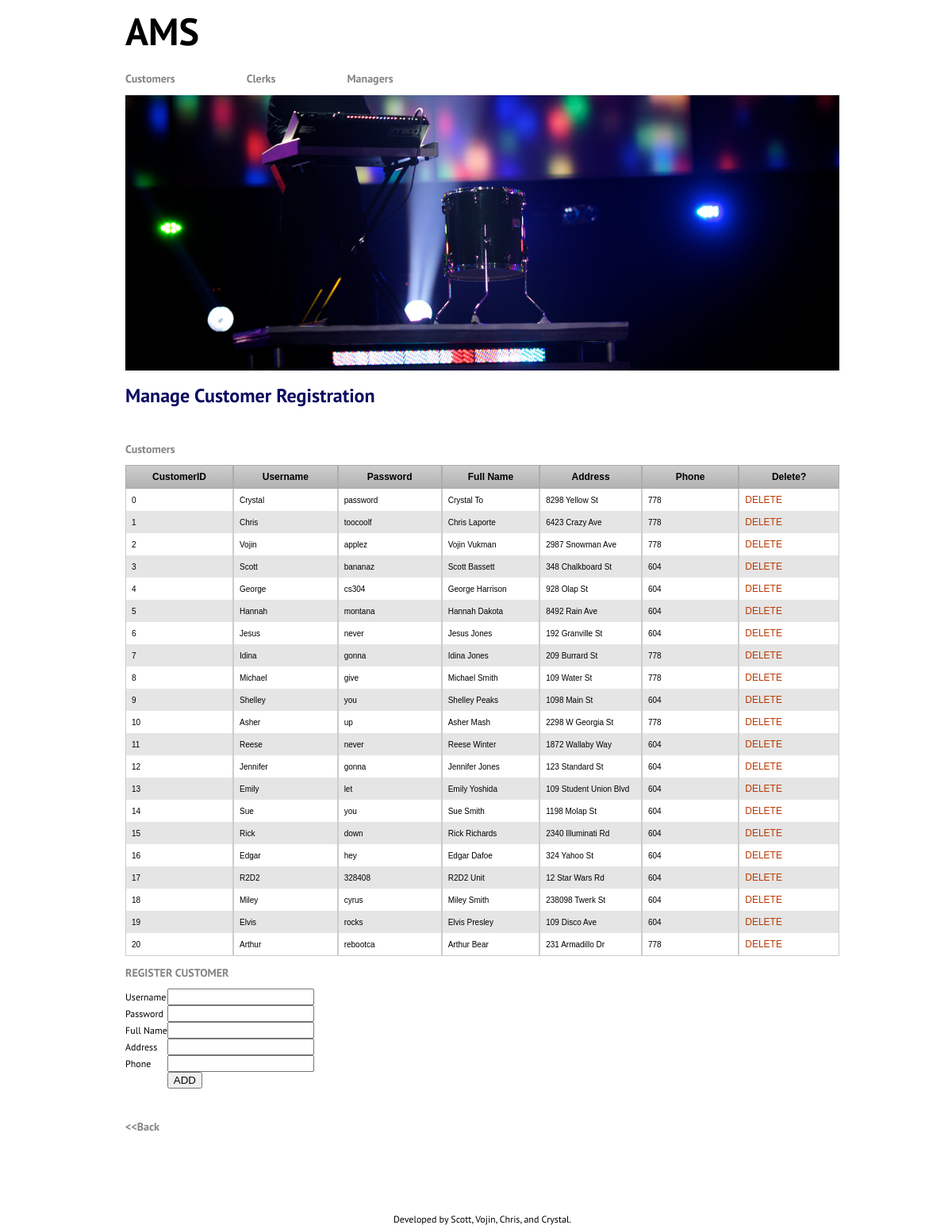
/manager/registration.php, run on an earlier commit of the app's database.
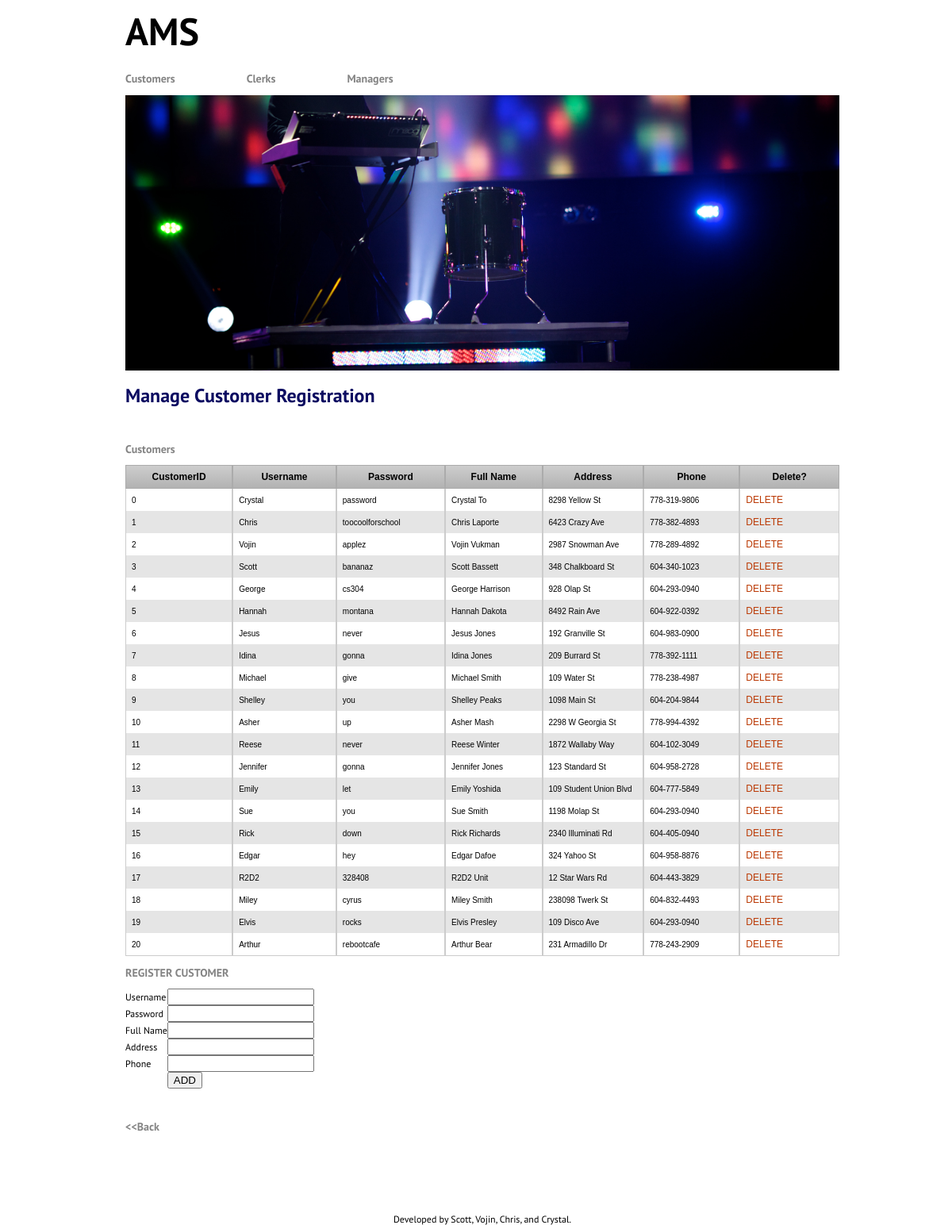
And on a later commit of the database.
### tables this page shows
CREATE TABLE Customer(
cid int, 
c_password varchar(20),
cname varchar(20),
address varchar(30), 
phone varchar(12),
PRIMARY KEY(cid));

### dbops.php (the view, shortened to what this page needs)
<?php
function displayCustomers($connection) {
 	if (!$result = $connection->query("SELECT cid, username, c_password, fullname,
 		address, phone FROM Customer ORDER BY cid")) {
		    die('There was an error running the query [' . $db->error . ']');
    }
	echo "<form id=\"delete\" name=\"delete\" action=\"";
	echo htmlspecialchars($_SERVER["PHP_SELF"]);
	echo "\" method=\"POST\">";
	echo "<table border=0 cellpadding=0 cellspacing=0 class='CustomerInfoTable'>";
	echo "<tr valign=center>";
	echo "
			<td class=rowheader>CustomerID</td>
			<td class=rowheader>Username</td>
			<td class=rowheader>Password</td>
			<td class=rowheader>Full Name</td>
			<td class=rowheader>Address</td>
			<td class=rowheader>Phone</td>
			<td class=rowheader>Delete?</td>
		</tr>";
	while($row = $result->fetch_assoc()){
		echo "<td>".$row['cid']."</td>";
		echo "<td>".$row['username']."</td>";
		echo "<td>".$row['c_password']."</td>";
		echo "<td>".$row['fullname']."</td>";
		echo "<td>".$row['address']."</td>";
		echo "<td>".$row['phone']."</td><td>";
	    echo "<a href=\"javascript:formSubmit('".$row['cid']."');\">DELETE</a>";
	    echo "</td></tr>";
  	}
	echo "</form>";
}
?>

What changed in the data, as far as the page shows it:
changed customer "Crystal": phone "778" → "778-319-9806"
changed customer "Chris": c_password "toocoolf" → "toocoolforschool"; phone "778" → "778-382-4893"
changed customer "Vojin": phone "778" → "778-289-4892"
changed customer "Scott": phone "604" → "604-340-1023"
changed customer "George": phone "604" → "604-293-0940"
changed customer "Hannah": phone "604" → "604-922-0392"
changed customer "Jesus": phone "604" → "604-983-0900"
changed customer "Idina": phone "778" → "778-392-1111"
changed customer "Michael": phone "778" → "778-238-4987"
changed customer "Shelley": phone "604" → "604-204-9844"
changed customer "Asher": phone "778" → "778-994-4392"
changed customer "Reese": phone "604" → "604-102-3049"
changed customer "Jennifer": phone "604" → "604-958-2728"
changed customer "Emily": phone "604" → "604-777-5849"
changed customer "Sue": phone "604" → "604-293-0940"
changed customer "Rick": phone "604" → "604-405-0940"
changed customer "Edgar": phone "604" → "604-958-8876"
changed customer "R2D2 Unit": phone "604" → "604-443-3829"
changed customer "Miley": phone "604" → "604-832-4493"
changed customer "Elvis": phone "604" → "604-293-0940"
changed customer "Arthur": c_password "rebootca" → "rebootcafe"; phone "778" → "778-243-2909"
